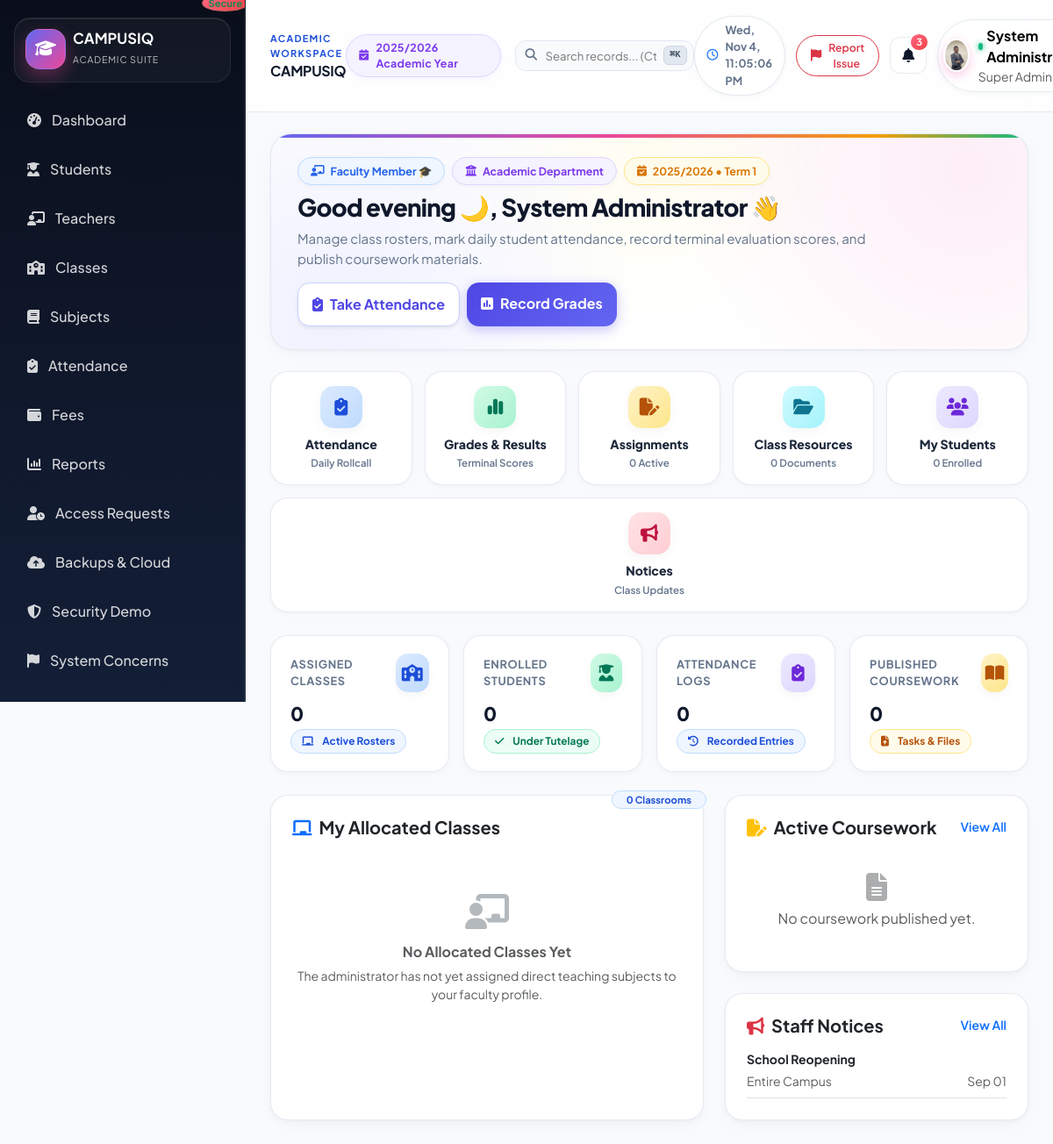
The page /teacher/index.php (signed in) on the database its author committed.
### tables this page shows
CREATE TABLE `school_settings` (
  `id` int(11) NOT NULL AUTO_INCREMENT,
  `school_name` varchar(200) NOT NULL,
  `motto` varchar(255) DEFAULT 'Excellence Through Education',
  `school_logo` varchar(255) DEFAULT NULL,
  `primary_color` varchar(30) DEFAULT '#1d4ed8',
  `address` text DEFAULT NULL,
  `phone` varchar(30) DEFAULT NULL,
  `email` varchar(150) DEFAULT NULL,
  `website` varchar(200) DEFAULT NULL,
  `currency` varchar(10) NOT NULL DEFAULT 'GH???',
  `academic_year_id` int(11) DEFAULT NULL,
  `term_id` int(11) DEFAULT NULL,
  `grading_system` text DEFAULT NULL,
  `paystack_public_key` varchar(255) DEFAULT NULL,
  `paystack_secret_key` varchar(255) DEFAULT NULL,
  `paystack_test_mode` tinyint(1) NOT NULL DEFAULT 1,
  `created_at` timestamp NOT NULL DEFAULT current_timestamp(),
  `updated_at` timestamp NOT NULL DEFAULT current_timestamp() ON UPDATE current_timestamp(),
  PRIMARY KEY (`id`),
  KEY `academic_year_id` (`academic_year_id`),
  KEY `term_id` (`term_id`),
  CONSTRAINT `school_settings_ibfk_1` FOREIGN KEY (`academic_year_id`) REFERENCES `academic_years` (`id`) ON DELETE SET NULL,
  CONSTRAINT `school_settings_ibfk_2` FOREIGN KEY (`term_id`) REFERENCES `terms` (`id`) ON DELETE SET NULL
);

CREATE TABLE `academic_years` (
  `id` int(11) NOT NULL AUTO_INCREMENT,
  `name` varchar(100) NOT NULL,
  `start_date` date NOT NULL,
  `end_date` date NOT NULL,
  `is_current` tinyint(1) DEFAULT 0,
  `created_at` timestamp NOT NULL DEFAULT current_timestamp(),
  `updated_at` timestamp NOT NULL DEFAULT current_timestamp() ON UPDATE current_timestamp(),
  PRIMARY KEY (`id`)
);

CREATE TABLE `terms` (
  `id` int(11) NOT NULL AUTO_INCREMENT,
  `academic_year_id` int(11) NOT NULL,
  `name` varchar(50) NOT NULL,
  `start_date` date NOT NULL,
  `end_date` date NOT NULL,
  `is_current` tinyint(1) DEFAULT 0,
  `created_at` timestamp NOT NULL DEFAULT current_timestamp(),
  `updated_at` timestamp NOT NULL DEFAULT current_timestamp() ON UPDATE current_timestamp(),
  PRIMARY KEY (`id`),
  KEY `idx_terms_year` (`academic_year_id`),
  CONSTRAINT `terms_ibfk_1` FOREIGN KEY (`academic_year_id`) REFERENCES `academic_years` (`id`) ON DELETE CASCADE
);

CREATE TABLE `announcements` (
  `id` int(11) NOT NULL AUTO_INCREMENT,
  `title` varchar(200) NOT NULL,
  `message` text NOT NULL,
  `author_id` int(11) NOT NULL,
  `audience` enum('all','teachers','students','parents','admins') NOT NULL DEFAULT 'all',
  `status` enum('draft','published','archived') NOT NULL DEFAULT 'draft',
  `created_at` timestamp NOT NULL DEFAULT current_timestamp(),
  `updated_at` timestamp NOT NULL DEFAULT current_timestamp() ON UPDATE current_timestamp(),
  PRIMARY KEY (`id`),
  KEY `author_id` (`author_id`),
  KEY `idx_announcements_status` (`status`),
  CONSTRAINT `announcements_ibfk_1` FOREIGN KEY (`author_id`) REFERENCES `users` (`id`) ON DELETE CASCADE
);

### teacher/index.php (the view, shortened to what the rows shown need)
<?php
require_once __DIR__ . '/../config/app.php';
require_once __DIR__ . '/../includes/auth.php';
$db = getDb();
$user = currentUser();
$stmt = $db->prepare('SELECT t.id, t.teacher_id, d.name as department_name FROM teachers t LEFT JOIN departments d ON d.id = t.department_id WHERE t.user_id = :user_id LIMIT 1');
$stmt->execute(['user_id' => $user['id']]);
$teacher = $stmt->fetch();
$academicYear = $db->query('SELECT name FROM academic_years WHERE is_current = 1 LIMIT 1')->fetchColumn() ?: '2026/2027';
$term = $db->query('SELECT name FROM terms WHERE is_current = 1 LIMIT 1')->fetchColumn() ?: 'Term 1';
$hour = (int) date('H');
if ($hour < 12) {
    $greeting = 'Good morning ☀️';
} elseif ($hour < 17) {
    $greeting = 'Good afternoon 🌤️';
} else {
    $greeting = 'Good evening 🌙';
}
$teacherAnnouncements = $db->query("SELECT * FROM announcements WHERE status = 'published' AND audience IN ('all', 'teachers') ORDER BY created_at DESC LIMIT 3")->fetchAll();
require_once __DIR__ . '/../includes/header.php';
?>
<div class="dash-hero">
    <div class="d-flex flex-wrap justify-content-between align-items-center gap-3">
        <div>
            <div class="d-flex align-items-center gap-2 mb-2 flex-wrap">
                <span class="dash-chip primary">
                    <i class="fa-solid fa-chalkboard-user"></i> Faculty Member 🎓
                </span>
                <span class="dash-chip purple">
                    <i class="fa-solid fa-building-columns"></i> <?php echo e($teacher['department_name'] ?? 'Academic Department'); ?>
                </span>
                <span class="dash-chip amber">
                    <i class="fa-solid fa-calendar-check"></i> <?php echo e($academicYear); ?> • <?php echo e($term); ?>
                </span>
            </div>
            <h1 class="dash-hero-title"><?php echo $greeting; ?>, <?php echo e($user['name']); ?> <span class="wave-emoji">👋</span></h1>
        </div>
    </div>
</div>
<div class="row g-4">
    <div class="col-lg-5">
        <div class="card border-0 shadow-sm rounded-4 p-4">
            <?php if (empty($teacherAnnouncements)): ?>
                <div class="text-center py-4 text-muted">
                    <i class="fa-solid fa-bell-slash fs-2 opacity-50 mb-2 d-block"></i>
                    No notices posted.
                </div>
            <?php else: ?>
                <div class="d-grid gap-3">
                    <?php foreach ($teacherAnnouncements as $ta): ?>
                        <div class="border-bottom pb-2">
                            <strong class="text-dark d-block small mb-1"><?php echo e($ta['title']); ?></strong>
                            <div class="d-flex justify-content-between align-items-center">
                                <small class="text-muted"><?php echo e($ta['audience'] === 'all' ? 'Entire Campus' : 'Faculty Only'); ?></small>
                                <small class="text-muted"><?php echo date('M d', strtotime($ta['created_at'])); ?></small>
                            </div>
                        </div>
                    <?php endforeach; ?>
                </div>
            <?php endif; ?>
        </div>
    </div>
</div>
<?php require_once __DIR__ . '/../includes/footer.php'; ?>

### includes/header.php (shortened to what the rows shown need)
<?php
require_once __DIR__ . '/../config/app.php';
require_once __DIR__ . '/../includes/auth.php';
$baseUrl = baseUrl();
$settings = getSchoolSettings();
$user = currentUser();
$role = $user['role'] ?? 'guest';
function navItems(string $role, string $baseUrl): array
{
    return $items[$role] ?? $items['student'];
}
?><!DOCTYPE html>
<html lang="en">
<head>
    <link href="https://cdn.jsdelivr.net/npm/bootstrap@5.3.3/dist/css/bootstrap.min.css" rel="stylesheet">
    <link rel="stylesheet" href="https://cdnjs.cloudflare.com/ajax/libs/font-awesome/6.5.2/css/all.min.css">
    <link rel="stylesheet" href="<?php echo $baseUrl ? $baseUrl : ''; ?>/assets/css/style.css?v=<?php echo filemtime(__DIR__ . '/../assets/css/style.css'); ?>">
</head>
<body>
<?php if (isLoggedIn()):
    $currentUri = $_SERVER['REQUEST_URI'] ?? '';
?>
<div class="app-shell">
    <aside class="sidebar offcanvas-lg offcanvas-start" id="sidebarNav" tabindex="-1" aria-labelledby="sidebarNavLabel">
        <div class="brand-box d-flex align-items-center justify-content-between">
            <div class="d-flex align-items-center gap-2 min-w-0">
                <div class="brand-mark flex-shrink-0"><i class="fa-solid fa-graduation-cap"></i></div>
                <div class="brand-copy min-w-0">
                    <div class="brand-name text-truncate" id="sidebarNavLabel"><?php echo e($settings['school_name']); ?></div>
                    <small class="brand-tag">Academic Suite</small>
                </div>
            </div>
        </div>
        <nav class="nav-menu">
            <?php foreach (navItems($role, $baseUrl) as $item):
                $isActive = (parse_url($item['url'], PHP_URL_PATH) === parse_url($currentUri, PHP_URL_PATH));
            ?>
                <a href="<?php echo $item['url']; ?>" class="nav-item <?php echo $isActive ? 'active' : ''; ?>">
                    <i class="fa-solid <?php echo $item['icon']; ?>"></i>
                    <span><?php echo e($item['label']); ?></span>
                </a>
            <?php endforeach; ?>
        </nav>
        <div class="sidebar-footer">
            <div class="mb-2 px-2 d-flex align-items-center justify-content-between">
                <span class="badge bg-success bg-opacity-25 text-success border border-success border-opacity-25">Secure</span>
            </div>
        </div>
    </aside>
    <div class="main-panel">
        <nav class="topbar">
            <div class="d-flex align-items-center gap-2 min-w-0">
                <div class="min-w-0">
                    <div class="workspace-kicker d-none d-sm-block">Academic Workspace</div>
                    <h4 class="page-title mb-0 text-truncate fs-6 fw-bold"><?php echo e($settings['school_name']); ?></h4>
                </div>
            </div>
            <div class="d-none d-lg-flex align-items-center gap-3">
                <span class="session-badge">
                    <i class="fa-solid fa-calendar-check me-2"></i>2025/2026 Academic Year
                </span>
                <div class="search-box">
                    <input type="text" id="globalSearch" placeholder="Search records... (Ctrl + K)">
                    <span class="search-kbd">⌘K</span>
                </div>
            </div>
            <div class="topbar-actions">
                <div class="live-clock d-none d-md-inline-flex">
                    <i class="fa-regular fa-clock text-primary"></i>
                    <span id="headerLiveClock"></span>
                </div>
                <button class="btn btn-sm btn-outline-danger d-inline-flex align-items-center gap-2 rounded-pill px-3 py-1 shadow-xs bg-white border-opacity-75" type="button" data-bs-toggle="modal" data-bs-target="#reportSystemConcernModal" title="Report System Concern / Suggestion">
                    <i class="fa-solid fa-flag text-danger"></i>
                    <span class="d-none d-md-inline small fw-semibold text-danger">Report Issue</span>
                </button>
                <div class="dropdown">
                    <button class="icon-button" type="button" data-bs-toggle="dropdown" aria-expanded="false" title="Notifications">
                        <i class="fa-solid fa-bell"></i>
                        <span class="badge">3</span>
                    </button>
                </div>
                <div class="dropdown">
                    <button class="profile-pill border-0 text-start bg-white" type="button" data-bs-toggle="dropdown" aria-expanded="false" title="Account Menu">
                        <?php
                            $hdrPhoto = $user['photo'] ?? null;
                            $hasHdrPhoto = !empty($hdrPhoto) && file_exists(__DIR__ . '/../' . ltrim($hdrPhoto, '/\\'));
                        ?>
                        <?php if ($hasHdrPhoto): ?>
                            <img src="<?php echo $baseUrl . '/' . ltrim($hdrPhoto, '/\\'); ?>" alt="Avatar" class="avatar-sm rounded-circle object-fit-cover shadow-sm">
                        <?php else: ?>
                            <div class="avatar-sm">
                                <?php echo strtoupper(substr($user['name'] ?? 'U', 0, 1)); ?>
                            </div>
                        <?php endif; ?>
                        <div class="d-none d-sm-block">
                            <div class="d-flex align-items-center">
                                <span class="online-dot"></span>
                                <strong><?php echo e($user['name'] ?? 'User'); ?></strong>
                            </div>
                            <small class="text-muted"><?php echo e(userRoleLabel($role)); ?></small>
                        </div>
                    </button>
                </div>
            </div>
        </nav>
        <main class="content-area">
<?php else: ?>
<div class="auth-page">
<?php endif; ?>

### rows shown on the page
school_settings: school_name "CAMPUSIQ"
academic_years: name "2025/2026"
terms: name "Term 1"
announcements: title "School Reopening", audience "Entire Campus", created_at "Sep 01"

### other values the page prints
$item['label'] "Dashboard"
$item['label'] "Students"
$item['label'] "Teachers"
$item['label'] "Classes"
$item['label'] "Subjects"
$item['label'] "Attendance"
$item['label'] "Fees"
$item['label'] "Reports"
$item['label'] "Access Requests"
$item['label'] "Backups & Cloud"
$item['label'] "Security Demo"
$item['label'] "System Concerns"
$user['name'] "System…"
userRoleLabel($role) "Super Admin"
$teacher['department_name'] "Academic Department"
